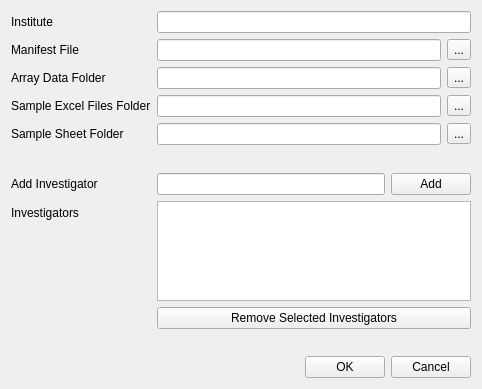
<?xml version="1.0" encoding="UTF-8"?>
<ui version="4.0">
 <class>Form</class>
 <widget class="QWidget" name="Form">
  <property name="geometry">
   <rect>
    <x>0</x>
    <y>0</y>
    <width>482</width>
    <height>389</height>
   </rect>
  </property>
  <property name="windowTitle">
   <string>Form</string>
  </property>
  <layout class="QFormLayout" name="formLayout">
   <item row="0" column="0">
    <widget class="QLabel" name="label_3">
     <property name="text">
      <string>Institute</string>
     </property>
    </widget>
   </item>
   <item row="0" column="1">
    <widget class="QLineEdit" name="lineEdit_institute"/>
   </item>
   <item row="1" column="0">
    <widget class="QLabel" name="lbl_1">
     <property name="text">
      <string>Manifest File</string>
     </property>
    </widget>
   </item>
   <item row="1" column="1">
    <layout class="QHBoxLayout" name="horizontalLayout">
     <item>
      <widget class="QLineEdit" name="lineEdit_manifest_file"/>
     </item>
     <item>
      <widget class="QToolButton" name="toolButton_manifest_file">
       <property name="text">
        <string>...</string>
       </property>
      </widget>
     </item>
    </layout>
   </item>
   <item row="2" column="0">
    <widget class="QLabel" name="label">
     <property name="text">
      <string>Array Data Folder</string>
     </property>
    </widget>
   </item>
   <item row="2" column="1">
    <layout class="QHBoxLayout" name="horizontalLayout_3">
     <item>
      <widget class="QLineEdit" name="lineEdit_array_data_folder"/>
     </item>
     <item>
      <widget class="QToolButton" name="toolButton_array_data_folder">
       <property name="text">
        <string>...</string>
       </property>
      </widget>
     </item>
    </layout>
   </item>
   <item row="3" column="0">
    <widget class="QLabel" name="label_2">
     <property name="text">
      <string>Sample Excel Files Folder</string>
     </property>
    </widget>
   </item>
   <item row="3" column="1">
    <layout class="QHBoxLayout" name="horizontalLayout_4">
     <item>
      <widget class="QLineEdit" name="lineEdit_sample_excel_files_folder"/>
     </item>
     <item>
      <widget class="QToolButton" name="toolButton_sample_excel_files_folder">
       <property name="text">
        <string>...</string>
       </property>
      </widget>
     </item>
    </layout>
   </item>
   <item row="4" column="0">
    <widget class="QLabel" name="label_6">
     <property name="text">
      <string>Sample Sheet Folder</string>
     </property>
    </widget>
   </item>
   <item row="4" column="1">
    <layout class="QHBoxLayout" name="horizontalLayout_6">
     <item>
      <widget class="QLineEdit" name="lineEdit_sample_sheet_folder"/>
     </item>
     <item>
      <widget class="QToolButton" name="toolButton_sample_sheet_folder">
       <property name="text">
        <string>...</string>
       </property>
      </widget>
     </item>
    </layout>
   </item>
   <item row="5" column="1">
    <spacer name="verticalSpacer_3">
     <property name="orientation">
      <enum>Qt::Vertical</enum>
     </property>
     <property name="sizeHint" stdset="0">
      <size>
       <width>20</width>
       <height>15</height>
      </size>
     </property>
    </spacer>
   </item>
   <item row="6" column="0">
    <widget class="QLabel" name="label_5">
     <property name="text">
      <string>Add Investigator</string>
     </property>
    </widget>
   </item>
   <item row="6" column="1">
    <layout class="QHBoxLayout" name="horizontalLayout_5">
     <item>
      <widget class="QLineEdit" name="lineEdit_add_investigator"/>
     </item>
     <item>
      <widget class="QPushButton" name="pushButton_add_investigator">
       <property name="text">
        <string>Add</string>
       </property>
      </widget>
     </item>
    </layout>
   </item>
   <item row="7" column="0">
    <widget class="QLabel" name="label_4">
     <property name="text">
      <string>Investigators</string>
     </property>
    </widget>
   </item>
   <item row="7" column="1">
    <widget class="QListWidget" name="listWidget_investigators">
     <property name="maximumSize">
      <size>
       <width>16777215</width>
       <height>100</height>
      </size>
     </property>
    </widget>
   </item>
   <item row="9" column="1">
    <widget class="QPushButton" name="pushButton_remove_investigators">
     <property name="text">
      <string>Remove Selected Investigators</string>
     </property>
    </widget>
   </item>
   <item row="10" column="1">
    <spacer name="verticalSpacer">
     <property name="orientation">
      <enum>Qt::Vertical</enum>
     </property>
     <property name="sizeHint" stdset="0">
      <size>
       <width>20</width>
       <height>15</height>
      </size>
     </property>
    </spacer>
   </item>
   <item row="11" column="1">
    <layout class="QHBoxLayout" name="horizontalLayout_2">
     <item>
      <spacer name="horizontalSpacer">
       <property name="orientation">
        <enum>Qt::Horizontal</enum>
       </property>
       <property name="sizeHint" stdset="0">
        <size>
         <width>40</width>
         <height>20</height>
        </size>
       </property>
      </spacer>
     </item>
     <item>
      <widget class="QPushButton" name="btn_ok">
       <property name="text">
        <string>OK</string>
       </property>
      </widget>
     </item>
     <item>
      <widget class="QPushButton" name="btn_cancel">
       <property name="text">
        <string>Cancel</string>
       </property>
      </widget>
     </item>
    </layout>
   </item>
  </layout>
 </widget>
 <resources/>
 <connections/>
</ui>
